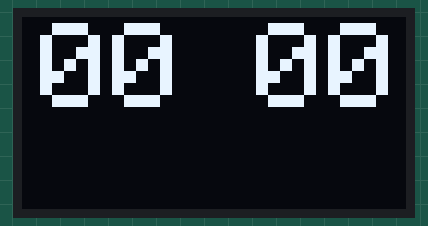
The sketch below on a simulated ESP8266 (NodeMCU). Parts: 128×64 one-colour display. WiFi joins after 1.5 s; servers stay silent unless stated; the display library's start-up logo is not drawn; network time is answered at once with the bench clock; the local clock reads 2024-03-15 10:24:30 at power-on unless the sketch sets it; what the sketch prints to the serial monitor is not drawn.

Above: at 2.7 s.
At 16.0 s:
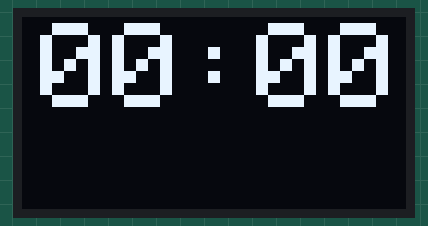
At 30.4 s:
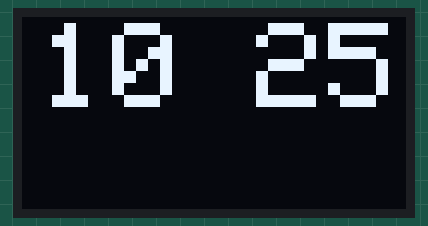
At 60.1 s:
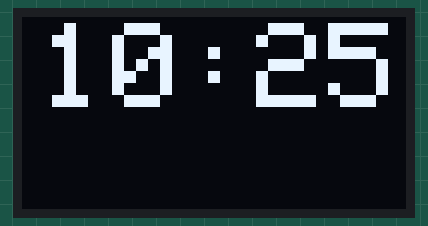
At 90.9 s:
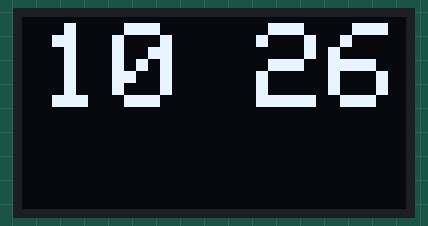
At 120.6 s:
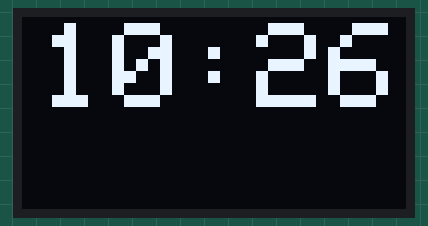

The sketch:

Wi-Fi_Clock_OLED_SPI.ino
```cpp
/*
 * Internet Clock for SSD1306 SPI 7pin based 128x64 OLED module using ESP8266 NodeMCU
 */

//ido
#include <ESP8266WiFi.h>
#include <WiFiUdp.h>
#include <NTPClient.h>               // include NTPClient library
#include <TimeLib.h>
//ido
#include <SPI.h>
#include <Wire.h>
#include <Adafruit_GFX.h>
#include <Adafruit_SSD1306.h>

/*
//      NodeMCU   - OLED
#define SCLK  2  //D0
#define SDIN  0  //D1
#define RST   4   //RES
#define DC    5   //DC
#define CS    16  //CS

// If using software SPI (the default case):
#define OLED_CLK   14   //D0
#define OLED_MOSI  13   //D1
#define OLED_RESET 16
#define OLED_DC    2
#define OLED_CS    15

*/

// If using software SPI (the default case):
#define OLED_CLK   2   //D0
#define OLED_MOSI  0   //D1
#define OLED_RESET 4
#define OLED_DC    5
#define OLED_CS    16

Adafruit_SSD1306 display(OLED_MOSI, OLED_CLK, OLED_DC, OLED_RESET, OLED_CS);

const char *ssid     = "6001";
const char *password = "82467627171982547";

WiFiUDP ntpUDP;

// 'time.nist.gov' is used (default server) with +1 hour offset (3600 seconds) 60 seconds (60000 milliseconds) update interval
NTPClient timeClient(ntpUDP, "time.nist.gov", 8*3600, 60000);

void setup()   {
//  Serial.begin(9600);
  display.begin(SSD1306_SWITCHCAPVCC);
  display.display();
  delay(1000);
  display.clearDisplay();
  display.setTextSize(1);
  display.setTextColor(WHITE);

  //wifi
  WiFi.begin(ssid, password);

  Serial.print("Connecting.");
  while ( WiFi.status() != WL_CONNECTED ) {
    delay(500);
    Serial.print(".");
  }
  Serial.println("connected");
  //Wifi

  timeClient.begin();
}

char Time[] = "     ";
//char Time2[] = "  ";
byte last_second, minute_, hour_, wday, day_, month_, year_;
byte second_ = 10;
byte kettospont = 1;

void loop()
{

  timeClient.update();
  unsigned long unix_epoch = timeClient.getEpochTime();

  static unsigned long thisMicros = 0;
  static unsigned long lastMicros = 0;
  display.clearDisplay();
  display.setCursor(6,2);
  display.setTextSize(4);

  if (second_ % 30 == 0)
  {
    second_ = second(unix_epoch);
    minute_ = minute(unix_epoch);      // get minutes (0 - 59)
    hour_   = hour(unix_epoch);        // get hours   (0 - 23)
  }

  Time[4] = minute_ % 10 + '0';
  Time[3] = minute_ / 10 + '0';
  Time[1] = hour_   % 10 + '0';
  Time[0] = hour_   / 10 + '0';

  Time[2] = ':';
  if (second_ % 2 == 0)
  {
    Time[2] = ' ';
  }
  display.print(Time);
  display.display();
  second_ = second_ + 1;

  delay(1000);
}
```

Measured:
- what the display in image 0 shows lasts 1.0 s, from 2.6 s to 3.6 s
- what the display in image 3 shows lasts 2.0 s, from 60.1 s to 62.1 s
